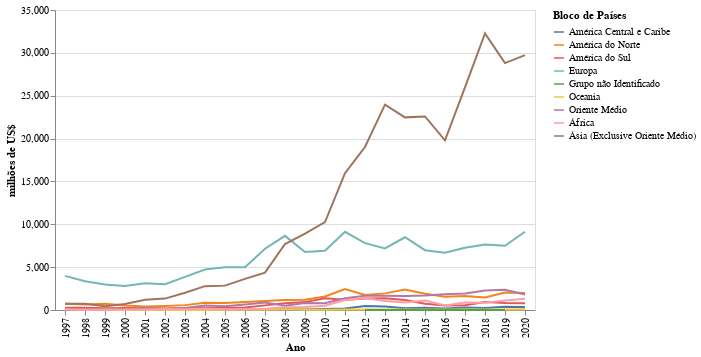

Notebook code cell kept with this figure:
### Markdown cell above
### Agro por Bloco Destino

### Code cell
fig = (
    alt.Chart(
        df_exp[(df_exp['CO_ANO'] != 2021) &
               (df_exp['NO_ISIC_SECAO'] == "Agropecuária")]
        .groupby(['CO_ANO', 'NO_BLOCO'])['VL_FOB'].sum()
        .reset_index()
    ).mark_line(point=True).encode(
        alt.X('CO_ANO:N', title='Ano'),
        alt.Y('FOB:Q', title='milhões de US$'),
        alt.Color('NO_BLOCO', title='Bloco de Países'),
        alt.Tooltip(['CO_ANO:N', 'FOB:Q', 'NO_BLOCO:N'])
    ).transform_calculate(FOB='datum.VL_FOB/1000000')
)
fig

### Figure 1 — Vega-Lite specification as saved in the notebook (floating-point values rounded to 4 significant figures; data arrays with more than 128 entries replaced by an {"elided": "..."} marker saying what was removed)
{"config": {"view": {"continuousWidth": 400, "continuousHeight": 300}}, "data": {"name": "data-ea6027eefea2e475395ba4b616de2dcd"}, "mark": "line", "encoding": {"color": {"type": "nominal", "field": "NO_BLOCO", "title": "Bloco de Países"}, "tooltip": [{"type": "nominal", "field": "CO_ANO"}, {"type": "quantitative", "field": "FOB"}, {"type": "nominal", "field": "NO_BLOCO"}], "x": {"type": "nominal", "field": "CO_ANO", "title": "Ano"}, "y": {"type": "quantitative", "field": "FOB", "title": "milhões de US$"}}, "transform": [{"calculate": "datum.VL_FOB/1000000", "as": "FOB"}], "$schema": "https://vega.github.io/schema/vega-lite/v4.8.1.json", "datasets": {"data-ea6027eefea2e475395ba4b616de2dcd": {"elided": "195 records"}}}
